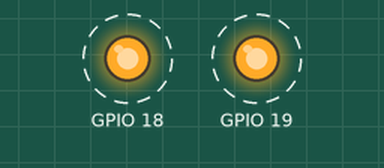
This sketch was run on a simulated ESP32. Shown: output pins drawn as LEDs (lit = HIGH). Dashed ring = blinking.

Above: at 0.05 s.
Timing chart, 0 to 3.0 s (numbered marks = the images above):
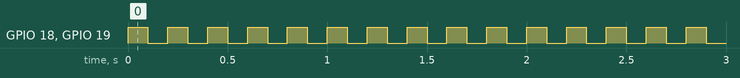

Measured:
- by itself, GPIO 18, GPIO 19: alternates HIGH for 0.10 s and LOW for 0.10 s

The sketch:

baitap_freertos_bai_0_demo.ino
```cpp
#if CONFIG_FREERTOS_UNICORE
#define ARDUINO_RUNNING_CORE 0
#else
#define ARDUINO_RUNNING_CORE 1
#endif

#ifndef LED_BUILTIN
#define LED_BUILTIN 13
#endif

void TaskBlink1( void *pvParameters );
void TaskBlink2( void *pvParameters );

void setup() {
  Serial.begin(115200);

  xTaskCreatePinnedToCore(
    TaskBlink1
    ,  "TaskBlink1"
    ,  1024
    ,  NULL
    ,  2
    ,  NULL
    ,  ARDUINO_RUNNING_CORE);

  xTaskCreatePinnedToCore(
    TaskBlink2
    ,  "TaskBlink2"
    ,  1024
    ,  NULL
    ,  1
    ,  NULL
    ,  ARDUINO_RUNNING_CORE);
}

void loop(){}

void TaskBlink1(void *pvParameters)
{
  (void) pvParameters;
  pinMode(19, OUTPUT);

  for (;;)
  {
    digitalWrite(19, HIGH);
    vTaskDelay(100);
    digitalWrite(19, LOW);
    vTaskDelay(100);
  }
}

void TaskBlink2(void *pvParameters)
{
  (void) pvParameters;
  pinMode(18, OUTPUT);

  for (;;)
  {
    digitalWrite(18, HIGH);
    vTaskDelay(100);
    digitalWrite(18, LOW);
    vTaskDelay(100);
  }
}
```
